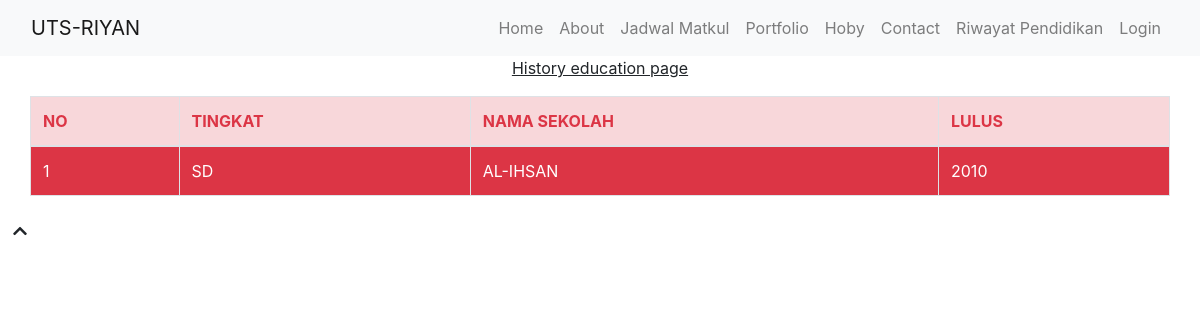
/history-education.php, run on the app's committed database.
### tables this page shows
CREATE TABLE `website` (
  `id` int(11) NOT NULL,
  `name` varchar(255) NOT NULL,
  `keyword` text NOT NULL,
  `description` text NOT NULL,
  `author` text NOT NULL,
  `contact` text NOT NULL
);

CREATE TABLE `history` (
  `id` int(11) NOT NULL,
  `tingkat` text NOT NULL,
  `nama_sekolah` text NOT NULL,
  `tahun_lulus` text NOT NULL
);

### mainconfig.php (called while the page is built, shortened)
<?php
require("database.php");
$check_web = mysqli_query($db, "SELECT * FROM website");
$data_web = mysqli_fetch_assoc($check_web);
$cfg_webname = $data_web['name'];
$cfg_baseurl = "https://uts-riyan.my.id/";

### history-education.php (the view, shortened to what this page needs)
<?php
require("mainconfig.php");
?>
<!DOCTYPE html>
<html lang="en">
    <head>
        <link href="https://stackpath.bootstrapcdn.com/bootstrap/4.4.1/css/bootstrap.min.css" rel="stylesheet">
        <link href="https://cdnjs.cloudflare.com/ajax/libs/font-awesome/5.10.0/css/all.min.css" rel="stylesheet">
        <link href="<?php echo $cfg_baseurl; ?>lib/animate/animate.min.css" rel="stylesheet">
        <link href="<?php echo $cfg_baseurl; ?>lib/owlcarousel/assets/owl.carousel.min.css" rel="stylesheet">
        <link href="<?php echo $cfg_baseurl; ?>lib/lightbox/css/lightbox.min.css" rel="stylesheet">
        <link href="<?php echo $cfg_baseurl; ?>css/style.css" rel="stylesheet">
    </head>
    <body data-spy="scroll" data-target=".navbar" data-offset="51">
        <div class="navbar navbar-expand-lg bg-light navbar-light">
            <div class="container-fluid">
                <a href="<?php echo $cfg_baseurl; ?>" class="navbar-brand"><?php echo $cfg_webname; ?></a>
                <div class="collapse navbar-collapse justify-content-between" id="navbarCollapse">
                    <div class="navbar-nav ml-auto">
                        <a href="<?php echo $cfg_baseurl; ?>" class="nav-item nav-link">Home</a>
                        <a href="<?php echo $cfg_baseurl; ?>" class="nav-item nav-link">About</a>
                        <a href="<?php echo $cfg_baseurl; ?>jadwal.php" class="nav-item nav-link active">Jadwal Matkul</a>
                        <a href="<?php echo $cfg_baseurl; ?>" class="nav-item nav-link">Portfolio</a>
                        <a href="<?php echo $cfg_baseurl; ?>hoby.php" class="nav-item nav-link">Hoby</a>
                        <a href="<?php echo $cfg_baseurl; ?>kontak.php" class="nav-item nav-link">Contact</a>
                        <a href="<?php echo $cfg_baseurl; ?>history-education.php" class="nav-item nav-link">Riwayat Pendidikan</a>
                        <?php
                        if (isset($_SESSION[ 'user'])) {
                        ?>
                        <a href="<?php echo $cfg_baseurl; ?>admin-page.php" class="nav-item nav-link">Kelola Website</a>
                        <a href="<?php echo $cfg_baseurl; ?>logout.php" class="nav-item nav-link">Logout</a>
                        <?php
                        }else{
                        ?>
                        <a href="<?php echo $cfg_baseurl; ?>login.php" class="nav-item nav-link">Login</a>
                        <?php } ?>
                    </div>
                </div>
            </div>
        </div>
        <div class="hero" id="home">
            <div class="container-fluid">
                <div class="row align-items-center">
                    <div class="col-lg-12">
                        <div class="hero-text">
                            <p class="text-center"><u>History education page</u></p>
                            <div class="table-responsive col-lg-12">
                                <table class="table table-bordered table-hover">
                                    <thead>
                                        <tr class="text-uppercase alert alert-danger text-danger">
                                            <th>No</th>
                                            <th>Tingkat</th>
                                            <th>Nama Sekolah</th>
                                            <th>Lulus</th>
                                        </tr>
                                    </thead>
                                    <tbody>
                                        <?php
                                        $query_jadwal = mysqli_query($db, "SELECT * FROM history ORDER BY id ASC");
                                        while ($data_history_education = mysqli_fetch_assoc($query_jadwal)) {
                                            ?>
                                            <tr class="text-white bg-danger">
                                                <td><?php echo $data_history_education['id']; ?></td>
                                                <td><?php echo $data_history_education['tingkat']; ?></td>
                                                <td><?php echo $data_history_education['nama_sekolah']; ?></td>
                                                <td><?php echo $data_history_education['tahun_lulus']; ?></td>
                                            </tr>
                                        </tbody>
                                    <?php } ?>
                                </table>
                            </div>
                        </div>
                    </div>
                </div>
            </div>
        </div>
        <a href="#" class="btn back-to-top"><i class="fa fa-chevron-up"></i></a>
    </body>
</html>

### data on the page
website: name "UTS-RIYAN"
history: id "1", tingkat "SD", nama_sekolah "AL-IHSAN", tahun_lulus "2010"
